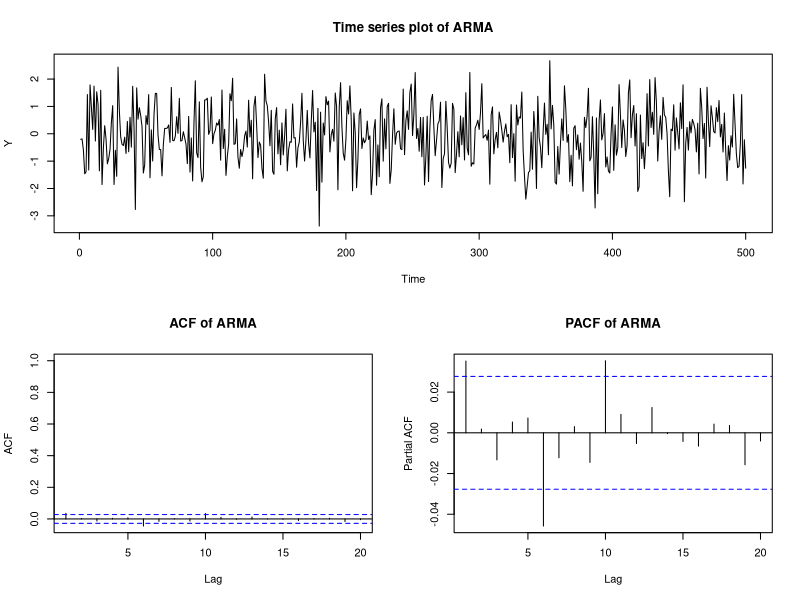

Here is the R script that generated this plot:
# simulate ARMA(1,1) process

# Set parameters
phi_1        = 0  # AR(1) parameter
theta_1      = 0 # MA(1) parameter
sigma2       = 1    # variance of noise term
NumObsSim    = 5000 # Simulated Sample size
numObsToPlot = 500  
ACFLagstoPlot= 20
sigma2       = 1    # variance of noise term

# Set seed for random number generation.
# Choose birthdate of any student in your
# group. 
seed_by <- 960231
set.seed(seed_by)

# Simulate/generate realization of ARMA
y_ARMA <- arima.sim(model = list(ar = phi_1, ma = theta_1), n = NumObsSim, sd = sqrt(sigma2))

# should be stored as time series object, makes for easier ploting.
y_ARMA <- as.ts(y_ARMA) 


#############
# Time series plot, ACF and PACF in one
layout(matrix(c(1, 1, 1, 1,
                2, 2, 3, 3), nrow=2, byrow=TRUE))

ts.plot(y_ARMA[1:numObsToPlot], ylab = "Y", main = "Time series plot of ARMA")
acf(y_ARMA[1:NumObsSim], lag.max = ACFLagstoPlot, 
    type = "correlation", plot = T, main = "ACF of ARMA",
    xlim=c(1,ACFLagstoPlot))
acf(y_ARMA[1:NumObsSim], lag.max = ACFLagstoPlot, type = "partial", plot = T, main = "PACF of ARMA")
par(mfrow = c(1,1)) # resets to default

# values can be accessed in the following manner
acf(y_ARMA[1:NumObsSim], lag.max = ACFLagstoPlot, type = "correlation", plot = F)
acf(y_ARMA[1:NumObsSim], lag.max = ACFLagstoPlot, type = "partial", plot = F)


